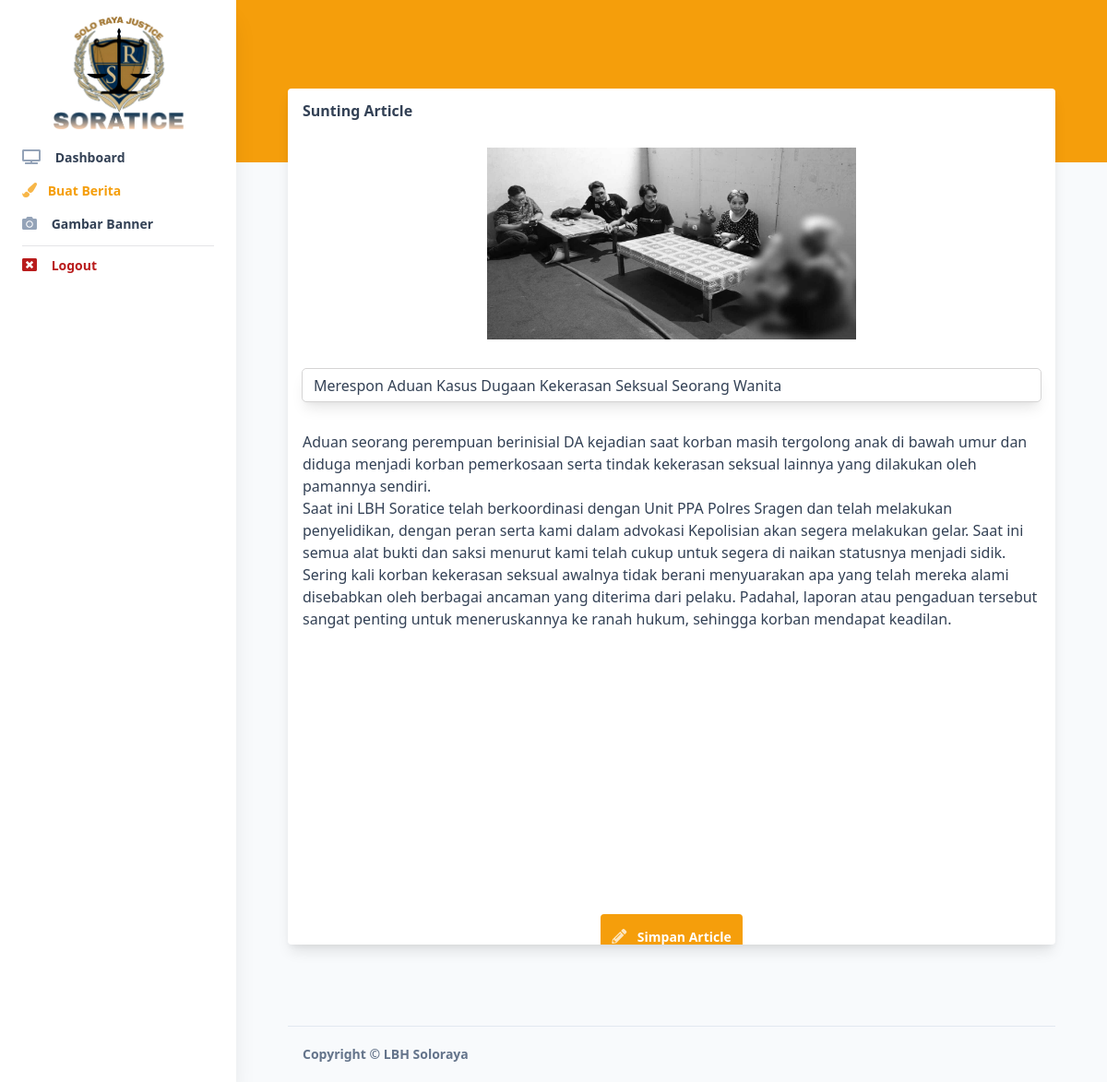
The page /supervisor/edit/merespon-aduan-kasus-dugaan-kekerasan-seksual-seorang-wanita/ (signed in) on the database its author committed.
### blog/models.py (models this page shows, shortened)
class Article(models.Model):
    title = models.CharField(max_length=200)
    img = models.ImageField(upload_to='article-banner', default='default.jpg')
    slug = models.SlugField(max_length=200)
    content = models.TextField()
    created_on = models.DateTimeField(default=timezone.now)
    tag = models.ManyToManyField(Tag, null=True, blank=True)
    visitor = models.IntegerField(default=0)
    class Meta:
        ordering = ['-created_on']

### blog/views/supervisor.py (the view, shortened to what this page needs)
# urls.py: path('supervisor/', Supervisor.as_view(context='dashboard')),
class Supervisor(View):
    context = ''
    def get(self, request, title=''):
        if (request.user.is_staff == True):
            if (self.context=='upload-article'):
                contentForm = ArticleContentForm()
                tag = Tag.objects.all()
                resp = render(request, template_name='supervisor/upload.html', context={'contentForm': contentForm, 'tag_list': tag})
                resp['cache-control'] = "no-cache"
                return resp
            if (self.context=='edit-article'):
                article_query = Article.objects.get(slug=title)
                contentForm = ArticleContentForm()
                resp = render(request, template_name='supervisor/edit.html', context={'article': article_query, 'contentForm': contentForm})
                resp['cache-control'] = "no-cache"
                return resp
            if (self.context=='accounts'):
                account_query = UserAccount.objects.all()
                resp = render(request, template_name='supervisor/account.html', context={'account_query':account_query})
                resp['cache-control'] = "no-cache"
                return resp
        else:
            resp = HttpResponse(status=401, content="401 Unauthorized")
            return resp

### blog/form.py
class ArticleContentForm(forms.Form):
    content = forms.CharField(widget=SummernoteWidget())  # instead of forms.Textarea

### blog/templates/supervisor/edit.html (shortened to what this page needs)
{% extends 'base/base.html' %}
{%load static%}
{% block head %}
<link rel="stylesheet" href="https://cdnjs.cloudflare.com/ajax/libs/font-awesome/5.15.3/css/all.min.css" />
<link rel="stylesheet" href="{% static 'css/compiled-tailwind/compiled-tailwind.min.css' %}" />
<link href="https://cdn.quilljs.com/1.3.6/quill.snow.css" rel="stylesheet">
{% endblock %}
{% block body %}
<body class="text-blueGray-700 antialiased">
    <div id="root">
        <nav
            class="md:left-0 md:block md:fixed md:top-0 md:bottom-0 md:overflow-y-auto md:flex-row md:flex-nowrap md:overflow-hidden shadow-xl bg-white flex flex-wrap items-center justify-between relative md:w-64 z-10 py-4 px-6">
            <div
                class="md:flex-col md:items-stretch md:min-h-full md:flex-nowrap px-0 flex flex-wrap items-center justify-between w-full mx-auto">
                <a
                    class="md:block text-left py-8 px-8 text-blueGray-600 mr-0 inline-block whitespace-nowrap text-sm uppercase font-bold">
                    <img src="{% static 'img/logo.png' %}">
                </a>
                <div class="md:flex md:flex-col md:items-stretch md:opacity-100 md:relative md:mt-4 md:shadow-none shadow absolute top-0 left-0 right-0 z-40 overflow-y-auto overflow-x-hidden h-auto items-center flex-1 rounded hidden"
                    id="example-collapse-sidebar">
                    <ul class="md:flex-col md:min-w-full flex flex-col list-none">
                        <li class="items-center mb-3">
                            <a class="text-blueGray-700 hover:text-blueGray-500 text-sm font-bold" href="/supervisor/">
                                <i class="fas fa-tv text-blueGray-400 text-base mr-3"></i>
                                Dashboard</a>
                        </li>
                        <li class="items-center mb-3">
                            <a class="text-amber-500 hover:text-amber-800 text-sm font-bold" href="">
                                <i class="fas fa-paint-brush opacity-75 text-base mr-2"></i>
                                Buat Berita</a>
                        </li>
                        <li class="items-center mb-3">
                            <a class="text-blueGray-700 hover:text-blueGray-500 text-sm font-bold" href="#/dashboard">
                                <i class="fas fa-camera text-blueGray-400 text-base mr-3"></i>
                                Gambar Banner</a>
                        </li>
                        <hr class="mb-2">
                        <li class="items-center mb-3">
                            <a class="text-red-700 hover:text-blueGray-500 text-sm font-bold" href="#/dashboard">
                                <i class="fas fa-window-close text-red-400 text-base mr-3"></i>
                                Logout</a>
                        </li>
                    </ul>
                </div>
            </div>
        </nav>
        <div class="relative md:ml-64 bg-blueGray-50">
            <div class="relative bg-amber-500 md:pt-12 pb-32 pt-12">
            </div>
            <div class="px-4 md:px-10 mx-auto w-full -m-24">
                <div class="flex flex-wrap mt-4">
                    <div class="w-full mb-12 xl:mb-0 px-4">
                        <div class="relative flex flex-col min-w-0 break-words bg-white w-full mb-6 shadow-lg rounded">
                            <div class="rounded-t mb-0 px-4 py-3 border-0">
                                <div class="flex flex-wrap items-center">
                                    <div class="relative w-full max-w-full flex-grow flex-1">
                                        <h3 class="font-semibold text-base text-blueGray-700">
                                            Sunting Article
                                        </h3>
                                    </div>
                                </div>
                            </div>
                            <div class="block w-full overflow-x-auto" style="height: 55em;">
                                <div class="w-full flex p-4 flex-col">
                                    <div
                                        class="flex relative bg-blueGray-500 lg:w-6/12 mx-auto h-40 mb-3 justify-center items-center rounded">
                                        <img id="file-image" src="/media/{{article.img}}" alt=""
                                            style="width: 100%; height: 100%; z-index: 2; background-size: cover;" class="absolute">
                                        <div class="flex w-full h-40 justify-center" class="absolute"
                                            style="z-index: 3;">
                                        </div>
                                    </div>
                                    <div class="lg:w-full mt-5">
                                        <input id="input-title" type="text" placeholder="" class="shadow-lg" style="text-decoration: none;
                                        height: 35px;
                                        width: 100%;
                                        border: none;
                                        border-color: none;
                                        border-radius: 4px;
                                        outline: solid 1px;
                                        outline-color: rgb(213, 212, 212);" value="{{article.title}}">
                                    </div>
                                </div>
                                <div class="w-full h-12 p-4">
                                    <div id="editor" style="height: 32em;">
                                        {{article.content | safe}}
                                    </div>
                                    <div class="flex w-full justify-center items-center mt-3" id="button-posting">
                                        <a class="text-white text-sm font-bold bg-amber-500 p-3 rounded cursor-pointer">
                                            <i class="fas fa-pencil-alt opacity-75 text-base mr-2 cursor-pointer"></i>
                                            Simpan Article</a>
                                    </div>
                                </div>
                            </div>
                        </div>
                    </div>
                </div>
                <footer class="block py-4">
                    <div class="container mx-auto px-4">
                        <hr class="mb-4 border-b-1 border-blueGray-200" />
                        <div class="flex flex-wrap items-center md:justify-between justify-center">
                            <div class="w-full md:w-4/12 px-4">
                                <div class="text-sm text-blueGray-500 font-semibold py-1">
                                    Copyright ©
                                    <a class="text-blueGray-500 hover:text-blueGray-700 text-sm font-semibold py-1">
                                        LBH Soloraya
                                    </a>
                                </div>
                            </div>
                        </div>
                    </div>
                </footer>
            </div>
        </div>
    </div>
</body>
{% endblock %}

### rows shown on the page
Article: img (picture), title "Merespon Aduan Kasus Dugaan Kekerasan Seksual Seorang Wanita", content "Aduan seorang perempuan berinisial DA kejadian saat korban masih tergolong anak di bawah umur dan diduga menjadi korban pemerkosaan serta tindak kekerasan seksual lainnya yang dilakukan oleh pamannya sendiri. Saat ini LBH Soratice telah berkoordinasi dengan Unit PPA Polres Sragen dan telah melakukan penyelidikan, dengan peran serta kami dalam advokasi Kepolisian akan segera melakukan gelar. Saat ini semua alat bukti dan saksi menurut kami telah cukup untuk segera di naikan statusnya menjadi sidik. Sering kali korban kekerasan seksual awalnya tidak berani menyuarakan apa yang telah mereka alami disebabkan oleh berbagai ancaman yang diterima dari pelaku. Padahal, laporan atau pengaduan…"
